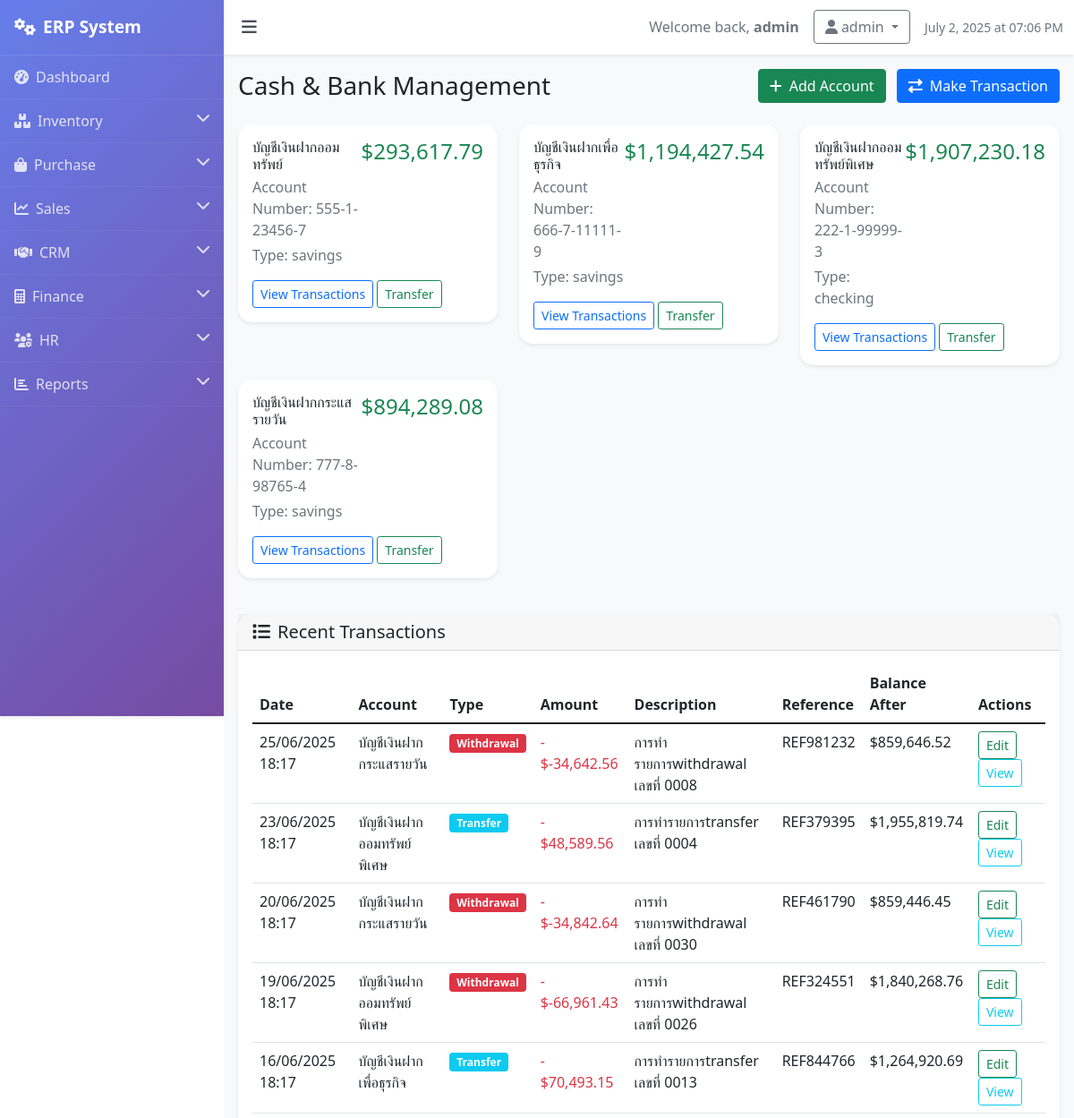
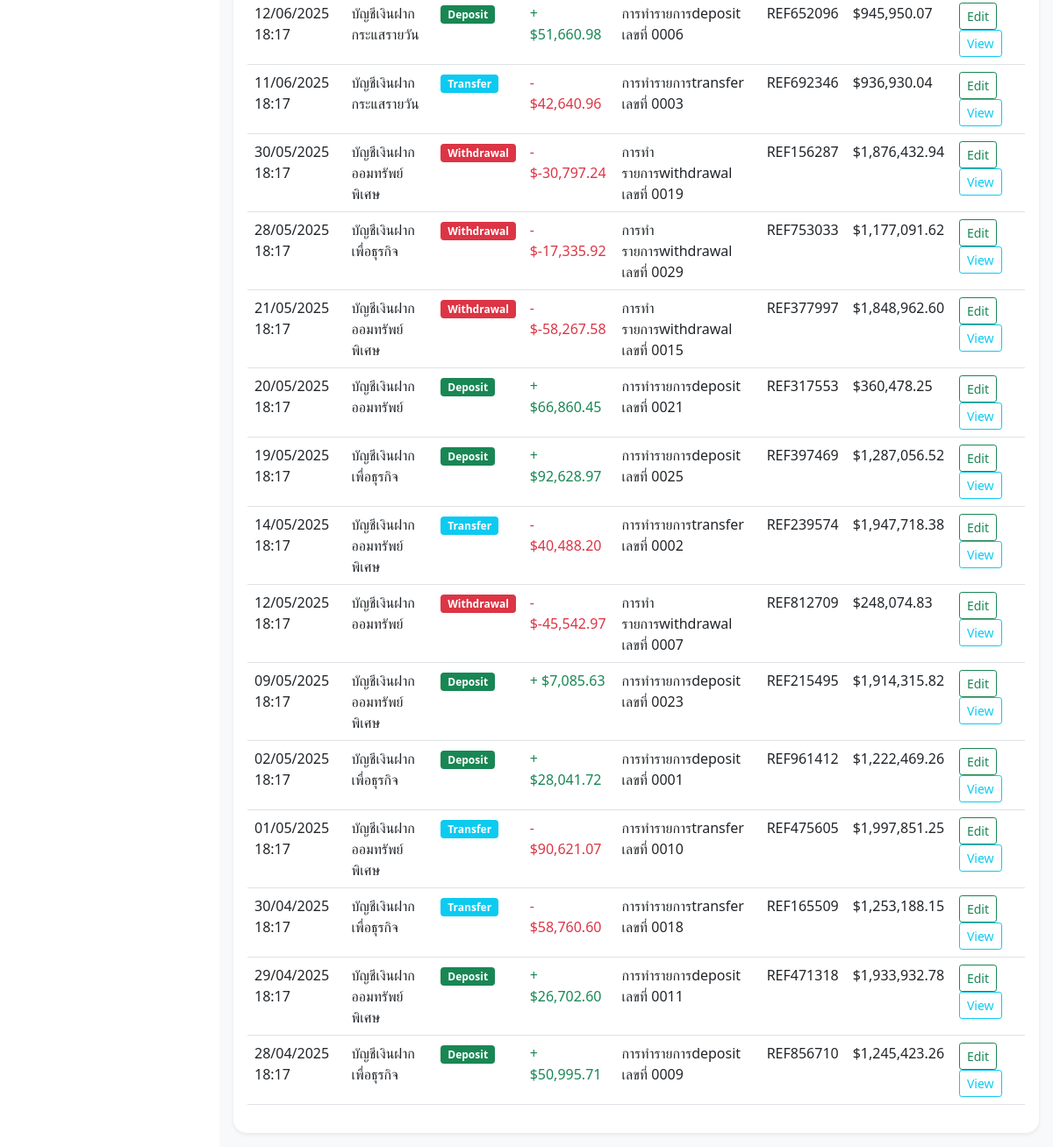
Screenshot of /finance/cash-bank (signed in) with the database file from the repository (2 pictures, top to bottom).
### models.py (models this page shows)
class BankAccount(db.Model):
    id = db.Column(db.Integer, primary_key=True)
    account_name = db.Column(db.String(100), nullable=False)
    account_number = db.Column(db.String(50), nullable=False)
    bank_name = db.Column(db.String(100), nullable=False)
    account_type = db.Column(db.String(20), default='checking')  # checking, savings, credit
    balance = db.Column(db.Float, default=0.0)
    is_active = db.Column(db.Boolean, default=True)
    transactions = db.relationship('BankTransaction', backref='bank_account', lazy=True)

class BankTransaction(db.Model):
    id = db.Column(db.Integer, primary_key=True)
    bank_account_id = db.Column(db.Integer, db.ForeignKey('bank_account.id'), nullable=False)
    transaction_date = db.Column(db.DateTime, default=lambda: datetime.now(timezone.utc))
    transaction_type = db.Column(db.String(20), nullable=False)  # deposit, withdrawal, transfer
    amount = db.Column(db.Float, nullable=False)
    description = db.Column(db.Text)
    reference_number = db.Column(db.String(50))
    balance_after = db.Column(db.Float)

### routes.py (the view)
    @app.route('/finance/cash-bank')
    def cash_bank():
        if 'user_id' not in session:
            return redirect(url_for('login'))
        bank_accounts = BankAccount.query.filter_by(is_active=True).all()
        transactions = BankTransaction.query.order_by(BankTransaction.transaction_date.desc()).limit(20).all()
        return render_template('finance/cash_bank.html',
                             bank_accounts=bank_accounts,
                             transactions=transactions)

### templates/finance/cash_bank.html (shortened to what this page needs)
{% extends "base.html" %}
{% block content %}
<div class="d-flex justify-content-between align-items-center mb-4">
    <h1 class="h3 mb-0">Cash & Bank Management</h1>
    <div>
        <a href="#" class="btn btn-success me-2">
            <i class="fas fa-plus me-2"></i>Add Account
        </a>
        <a href="#" class="btn btn-primary">
            <i class="fas fa-exchange-alt me-2"></i>Make Transaction
        </a>
    </div>
</div>
<div class="row mb-4">
    {% for account in bank_accounts %}
    <div class="col-md-4 mb-3">
        <div class="card {% if account.account_type == 'cash' %}border-success{% else %}border-primary{% endif %}">
            <div class="card-body">
                <div class="d-flex justify-content-between align-items-start">
                    <div>
                        <h6 class="card-title mb-1">{{ account.account_name }}</h6>
                        <p class="text-muted mb-1">Account Number: {{ account.account_number }}</p>
                        <p class="text-muted mb-0">Type: {{ account.account_type }}</p>
                    </div>
                    <div class="text-end">
                        <h4 class="mb-0 {% if account.balance >= 0 %}text-success{% else %}text-danger{% endif %}">
                            ${{ "{:,.2f}".format(account.balance or 0) }}
                        </h4>
                    </div>
                </div>
                <div class="mt-3">
                    <button class="btn btn-sm btn-outline-primary">View Transactions</button>
                    <button class="btn btn-sm btn-outline-success">Transfer</button>
                </div>
            </div>
        </div>
    </div>
    {% endfor %}
</div>
<div class="row">
    <div class="col-md-12">
        <div class="card">
            <div class="card-header">
                <h5 class="mb-0"><i class="fas fa-list me-2"></i>Recent Transactions</h5>
            </div>
            <div class="card-body">
                <div class="table-responsive">
                    <table class="table table-hover">
                        <thead>
                            <tr>
                                <th>Date</th>
                                <th>Account</th>
                                <th>Type</th>
                                <th>Amount</th>
                                <th>Description</th>
                                <th>Reference</th>
                                <th>Balance After</th>
                                <th>Actions</th>
                            </tr>
                        </thead>
                        <tbody>
                            {% for transaction in transactions %}
                            <tr>
                                <td>{{ transaction.transaction_date.strftime('%d/%m/%Y %H:%M') }}</td>
                                <td>{{ transaction.bank_account.account_name }}</td>
                                <td>
                                    {% if transaction.transaction_type == 'deposit' %}
                                    <span class="badge bg-success">Deposit</span>
                                    {% elif transaction.transaction_type == 'withdrawal' %}
                                    <span class="badge bg-danger">Withdrawal</span>
                                    {% else %}
                                    <span class="badge bg-info">Transfer</span>
                                    {% endif %}
                                </td>
                                <td class="{% if transaction.transaction_type == 'deposit' %}text-success{% else %}text-danger{% endif %}">
                                    {% if transaction.transaction_type == 'deposit' %}+{% else %}-{% endif %} ${{ "{:,.2f}".format(transaction.amount) }}
                                </td>
                                <td>{{ transaction.description or 'No description' }}</td>
                                <td>{{ transaction.reference_number or '-' }}</td>
                                <td>${{ "{:,.2f}".format(transaction.balance_after) }}</td>
                                <td>
                                    <button class="btn btn-sm btn-outline-success">Edit</button>
                                    <button class="btn btn-sm btn-outline-info">View</button>
                                </td>
                            </tr>
                            {% endfor %}
                        </tbody>
                    </table>
                </div>
            </div>
        </div>
    </div>
</div>
{% endblock %}

### templates/base.html (style rules this page uses)
body { overflow-x: hidden; }
.card { border: none; border-radius: 15px; box-shadow: 0 0.125rem 0.25rem rgba(0, 0, 0, 0.075); transition: transform 0.2s; }

### rows the page displays
BankAccount: account_name "บัญชีเงินฝากออมทรัพย์", account_number "555-1-23456-7", account_type "savings", balance "293,617.79"
BankAccount: account_name "บัญชีเงินฝากเพื่อธุรกิจ", account_number "666-7-11111-9", account_type "savings", balance "1,194,427.54"
BankAccount: account_name "บัญชีเงินฝากออมทรัพย์พิเศษ", account_number "222-1-99999-3", account_type "checking", balance "1,907,230.18"
BankAccount: account_name "บัญชีเงินฝากกระแสรายวัน", account_number "777-8-98765-4", account_type "savings", balance "894,289.08"
BankTransaction: transaction_type "Withdrawal", amount "-34,642.56", balance_after "859,646.52"
BankTransaction: transaction_type "Transfer", amount "48,589.56", balance_after "1,955,819.74"
BankTransaction: transaction_type "Withdrawal", amount "-34,842.64", balance_after "859,446.45"
BankTransaction: transaction_type "Withdrawal", amount "-66,961.43", balance_after "1,840,268.76"
BankTransaction: transaction_type "Transfer", amount "70,493.15", balance_after "1,264,920.69"
BankTransaction: transaction_type "Deposit", amount "51,660.98", balance_after "945,950.07"
BankTransaction: transaction_type "Transfer", amount "42,640.96", balance_after "936,930.04"
BankTransaction: transaction_type "Withdrawal", amount "-30,797.24", balance_after "1,876,432.94"
BankTransaction: transaction_type "Withdrawal", amount "-17,335.92", balance_after "1,177,091.62"
BankTransaction: transaction_type "Withdrawal", amount "-58,267.58", balance_after "1,848,962.60"
BankTransaction: transaction_type "Deposit", amount "66,860.45", balance_after "360,478.25"
BankTransaction: transaction_type "Deposit", amount "92,628.97", balance_after "1,287,056.52"
BankTransaction: transaction_type "Transfer", amount "40,488.20", balance_after "1,947,718.38"
BankTransaction: transaction_type "Withdrawal", amount "-45,542.97", balance_after "248,074.83"
BankTransaction: transaction_type "Deposit", amount "7,085.63", balance_after "1,914,315.82"
BankTransaction: transaction_type "Deposit", amount "28,041.72", balance_after "1,222,469.26"
BankTransaction: transaction_type "Transfer", amount "90,621.07", balance_after "1,997,851.25"
BankTransaction: transaction_type "Transfer", amount "58,760.60", balance_after "1,253,188.15"
BankTransaction: transaction_type "Deposit", amount "26,702.60", balance_after "1,933,932.78"
BankTransaction: transaction_type "Deposit", amount "50,995.71", balance_after "1,245,423.26"

### other values shown
{{ session.username }} "admin"
